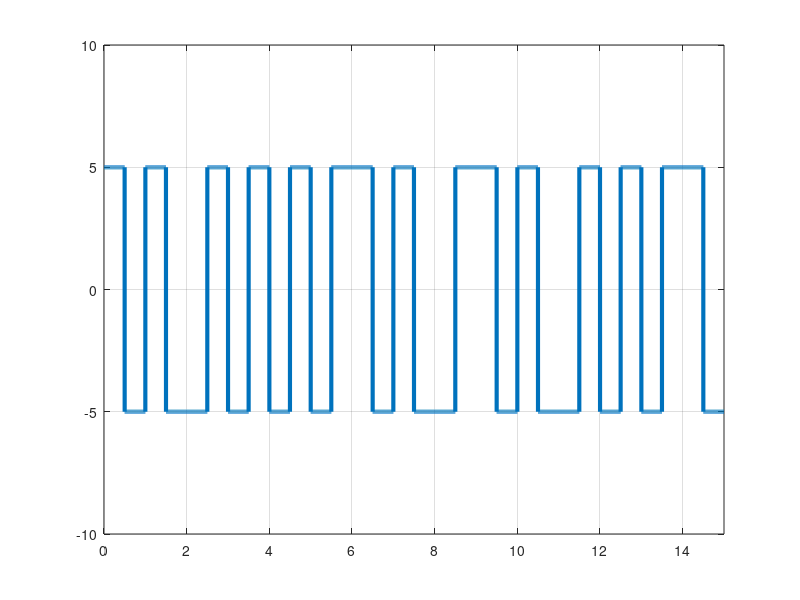

Reproduce this figure in MATLAB.
clc;    %clear command line
clear all;  %clear variables
close all;  %clear figures 

bits =[1 0 1 0 0 0 1 0 1 1 0 1 0 0 1];

%Modulation :

bitRate = 1;
voltage = 5;

samplingRate = 1000;
samplingTime = 1/samplingRate;
endTime = length(bits)/bitRate;
time = 0:samplingTime:endTime;

index = 1;
sign = 1;
modulation = [];

if(bits(index)==0)
    sign = -1*sign;
end

for i = 1:length(time)
    if(time(i)*bitRate < index-1/2)
        modulation(i) = sign*voltage;
    else
        modulation(i) = -sign*voltage;
    end
    if(time(i)*bitRate >= index)
        index = index+1;
        if(index <= length(bits) && bits(index)==1)
            sign = -1*sign;
        end
    end
end

plot(time,modulation,'LineWidth',3);
axis([0 endTime -voltage-5 voltage+5]);
grid on;

%Demodulation : 

index = 1;
prev = voltage;
demodulation = [];

for i = 1:length(modulation)
    if(modulation(i) == prev && time(i)*bitRate < index-1/2)
        demodulation(index) = 1;
    end
    if(modulation(i) ~=prev && time(i)*bitRate < index-1/2)
        demodulation(index) = 0;
    end
    if(time(i)*bitRate >= index)
        index = index+1;
        prev = modulation(i);
    end
end

disp(demodulation);